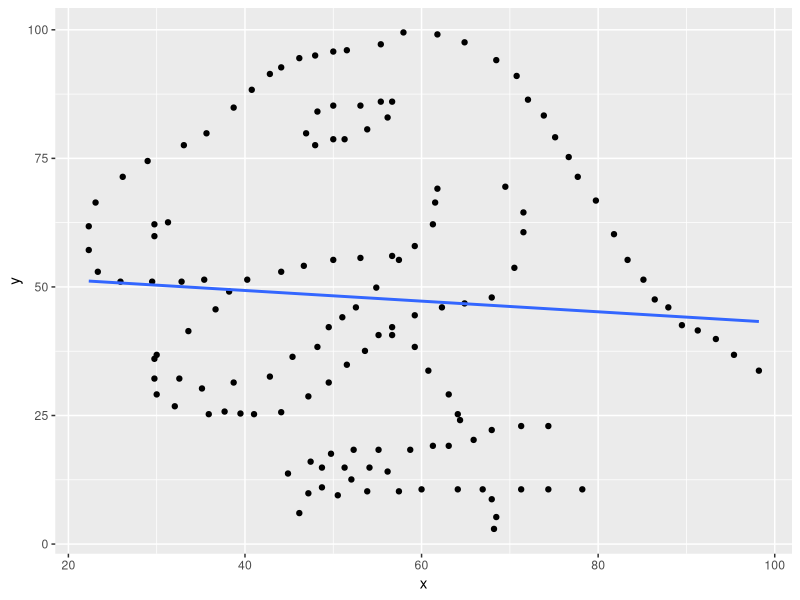
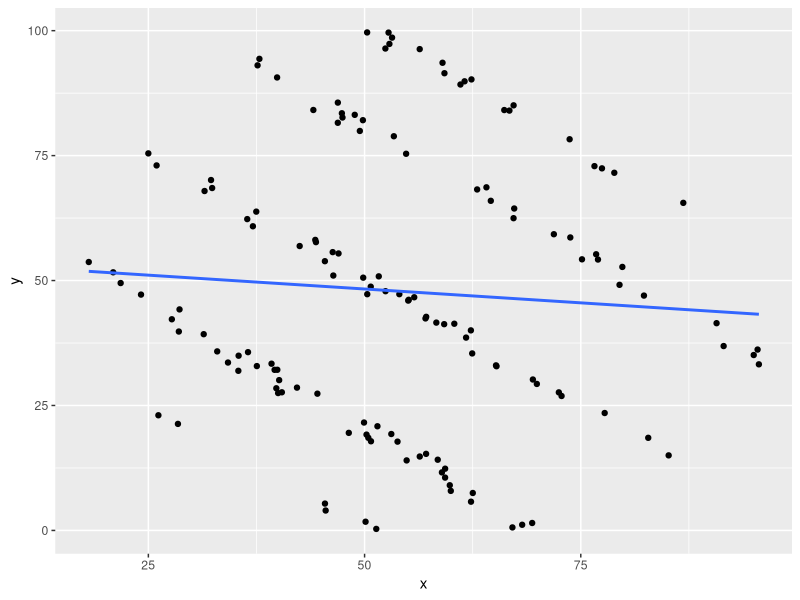
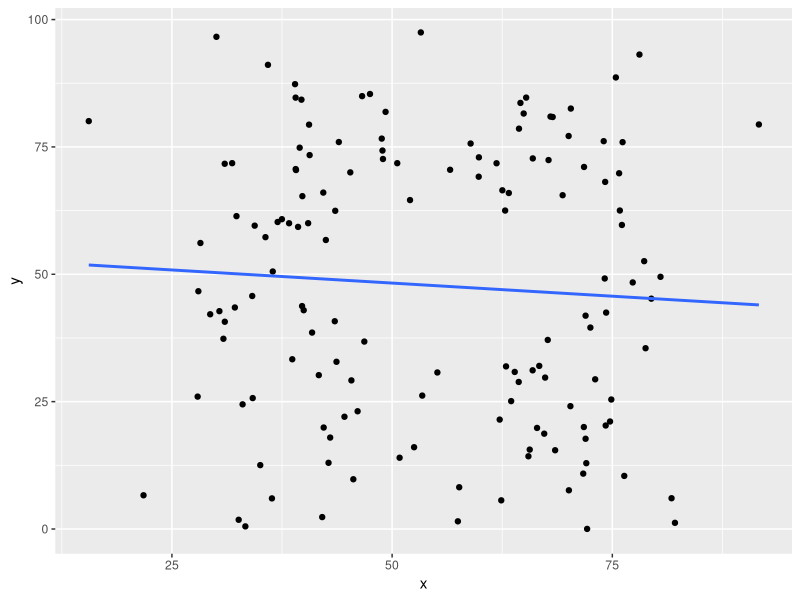
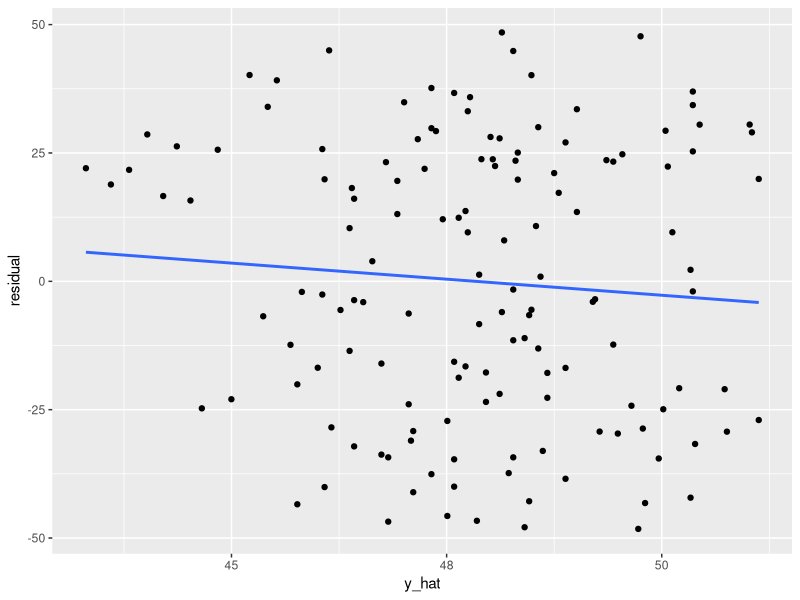
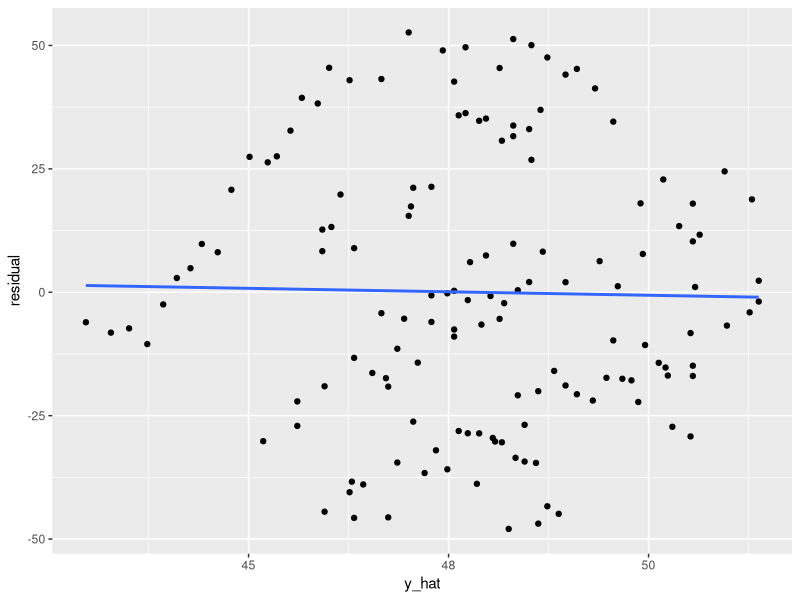

Here is the R script that generated these plots, in order:
## ---- chunk 1
options(digits = 4)
library(tidyverse)
## ---- chunk 2
options(digits=4)

data1 <- data.frame(
	x = c(55.3846, 51.5385, 46.1538, 42.8205, 40.7692, 38.7179, 35.641, 33.0769, 28.9744, 26.1538, 23.0769, 22.3077, 22.3077, 23.3333, 25.8974, 29.4872, 32.8205, 35.3846, 40.2564, 44.1026, 46.6667, 50, 53.0769, 56.6667, 59.2308, 61.2821, 61.5385, 61.7949, 57.4359, 54.8718, 52.5641, 48.2051, 49.4872, 51.0256, 45.3846, 42.8205, 38.7179, 35.1282, 32.5641, 30, 33.5897, 36.6667, 38.2051, 29.7436, 29.7436, 30, 32.0513, 35.8974, 41.0256, 44.1026, 47.1795, 49.4872, 51.5385, 53.5897, 55.1282, 56.6667, 59.2308, 62.3077, 64.8718, 67.9487, 70.5128, 71.5385, 71.5385, 69.4872, 46.9231, 48.2051, 50, 53.0769, 55.3846, 56.6667, 56.1538, 53.8462, 51.2821, 50, 47.9487, 29.7436, 29.7436, 31.2821, 57.9487, 61.7949, 64.8718, 68.4615, 70.7692, 72.0513, 73.8462, 75.1282, 76.6667, 77.6923, 79.7436, 81.7949, 83.3333, 85.1282, 86.4103, 87.9487, 89.4872, 93.3333, 95.3846, 98.2051, 56.6667, 59.2308, 60.7692, 63.0769, 64.1026, 64.359, 74.359, 71.2821, 67.9487, 65.8974, 63.0769, 61.2821, 58.7179, 55.1282, 52.3077, 49.7436, 47.4359, 44.8718, 48.7179, 51.2821, 54.1026, 56.1538, 52.0513, 48.7179, 47.1795, 46.1538, 50.5128, 53.8462, 57.4359, 60, 64.1026, 66.9231, 71.2821, 74.359, 78.2051, 67.9487, 68.4615, 68.2051, 37.6923, 39.4872, 91.2821, 50, 47.9487, 44.1026),
	y = c(97.1795, 96.0256, 94.4872, 91.4103, 88.3333, 84.8718, 79.8718, 77.5641, 74.4872, 71.4103, 66.4103, 61.7949, 57.1795, 52.9487, 51.0256, 51.0256, 51.0256, 51.4103, 51.4103, 52.9487, 54.1026, 55.2564, 55.641, 56.0256, 57.9487, 62.1795, 66.4103, 69.1026, 55.2564, 49.8718, 46.0256, 38.3333, 42.1795, 44.1026, 36.4103, 32.5641, 31.4103, 30.2564, 32.1795, 36.7949, 41.4103, 45.641, 49.1026, 36.0256, 32.1795, 29.1026, 26.7949, 25.2564, 25.2564, 25.641, 28.718, 31.4103, 34.8718, 37.5641, 40.641, 42.1795, 44.4872, 46.0256, 46.7949, 47.9487, 53.718, 60.641, 64.4872, 69.4872, 79.8718, 84.1026, 85.2564, 85.2564, 86.0256, 86.0256, 82.9487, 80.641, 78.718, 78.718, 77.5641, 59.8718, 62.1795, 62.5641, 99.4872, 99.1026, 97.5641, 94.1026, 91.0256, 86.4103, 83.3333, 79.1026, 75.2564, 71.4103, 66.7949, 60.2564, 55.2564, 51.4103, 47.5641, 46.0256, 42.5641, 39.8718, 36.7949, 33.718, 40.641, 38.3333, 33.718, 29.1026, 25.2564, 24.1026, 22.9487, 22.9487, 22.1795, 20.2564, 19.1026, 19.1026, 18.3333, 18.3333, 18.3333, 17.5641, 16.0256, 13.718, 14.8718, 14.8718, 14.8718, 14.1026, 12.5641, 11.0256, 9.8718, 6.0256, 9.4872, 10.2564, 10.2564, 10.641, 10.641, 10.641, 10.641, 10.641, 10.641, 8.718, 5.2564, 2.9487, 25.7692, 25.3846, 41.5385, 95.7692, 95, 92.6923))

data2 <- data.frame(
	x = c(52.8720214902, 59.0141444945, 56.3751090389, 37.8391996844, 39.8853734176, 44.0774051326, 31.4970254888, 25.9525965456, 36.4347239148, 24.997482691, 32.2462751352, 18.1094722949, 21.7960992263, 24.150491069, 28.6031956015, 20.9319996761, 35.4355325251, 44.3773828236, 46.313692406, 46.3860739231, 42.4954400876, 44.3005150328, 46.9882833458, 52.4215231623, 64.090998189, 63.0168717563, 67.3025779226, 67.2259568904, 50.309988715, 45.4126389249, 54.0206071815, 49.8420222483, 50.7132995657, 55.0455549106, 37.5437012597, 39.7958978066, 28.5233910215, 31.3996460012, 39.2415652162, 27.7140565712, 32.9607035213, 35.4047362397, 51.6422264225, 34.207620843, 36.5234892198, 28.4192021281, 26.1604969417, 40.435327397, 44.544955314, 40.1237272008, 42.1848064503, 40.0026592892, 57.1252310509, 60.375744968, 55.1058961252, 61.7372710245, 55.7412443246, 58.2964084158, 57.0425482213, 76.7756112073, 71.8870772602, 73.7883730663, 75.1396847343, 64.5963189058, 46.9095386323, 46.9051031994, 49.8069877356, 48.8632418189, 66.7481899024, 62.3597662841, 47.3748964954, 47.4464667165, 53.385280634, 49.4527077733, 54.8026825363, 37.0882451339, 32.3759619238, 37.4770138847, 52.4066488967, 50.2970432655, 61.5633243835, 61.0865603919, 59.2364904011, 66.1540050863, 67.2313347767, 73.7099068702, 76.5804513576, 78.8765811639, 77.4490021363, 86.8537073476, 79.806531301, 76.9882734745, 79.4793575017, 82.3041595613, 90.700691247, 95.4434878077, 94.9974880471, 91.517847246, 62.2926421901, 59.2034756073, 65.2563927704, 62.4447424979, 72.4624062907, 69.9194262552, 77.7628590782, 72.7784101997, 65.198316667, 69.4598588916, 59.3150555205, 51.487713355, 57.1124475509, 50.2244178157, 50.4338611907, 56.3803054046, 54.8635045999, 45.4998576493, 49.9367453057, 53.8098729164, 59.8526782804, 48.1756567942, 50.7417190667, 58.4597612975, 50.1145975193, 45.4203820755, 51.3532681954, 53.091704424, 58.9431665444, 59.3109904219, 68.2221986595, 62.5117719862, 69.3800563617, 82.8002478704, 85.1603321777, 67.095847697, 62.307750573, 59.9704150458, 39.9116351739, 39.5965009783, 95.5934163965, 52.772288113, 53.1786144535, 37.6270534612),
	y = c(97.3432226575, 93.5748748733, 96.30514763, 94.359443503, 90.6346620817, 84.1258533023, 67.9125621568, 73.0331803541, 62.2940454639, 75.4415616626, 70.1105868383, 53.7081103324, 49.4995295248, 47.1885335266, 44.2237227, 51.6462354868, 34.9610381566, 57.6847369215, 55.6855917703, 51.0021645381, 56.9036815315, 58.1329592781, 55.4206367313, 47.867005488, 68.6509850107, 68.2252589114, 64.4134627173, 62.4764105301, 47.2678818553, 53.8707976895, 47.2698972057, 50.5765522936, 48.7722867825, 45.9862727459, 32.8840244657, 28.4432191156, 39.7966662481, 39.2652632229, 33.3614166846, 42.2500516253, 35.8231112903, 31.9391621952, 50.8383406788, 33.5938054385, 35.6710483891, 21.3157482481, 23.0422314726, 27.6400711421, 27.3622426221, 30.0731619402, 28.5736747331, 27.4875100027, 42.7390191388, 41.3564579961, 46.1490510561, 38.5848440052, 46.6535769763, 41.5831977346, 42.418757739, 55.2545987009, 59.2669926152, 58.6208121164, 54.2445521781, 65.952512925, 85.6022611586, 81.5656424136, 82.085025592, 83.1583574877, 84.0048341677, 90.2436599196, 83.4715555182, 82.622124014, 78.8711362558, 79.9306028004, 75.3639849893, 60.857227495, 68.5108204552, 63.7886855744, 96.4254150057, 99.6441791736, 89.8641388605, 89.2243556475, 91.4811005766, 84.1119370252, 85.055640808, 78.2706108976, 72.8915336827, 71.5625276804, 72.4473094857, 65.5433240194, 52.7231797883, 54.2027848022, 49.1410154455, 46.9909036215, 41.4667030063, 36.1897016148, 35.0953011066, 36.8902631263, 40.0295333141, 41.2706776667, 32.8541041237, 35.4149992261, 27.6242638254, 29.3110927191, 23.4913735562, 26.9005353695, 33.0271717859, 30.1970315053, 12.3543136666, 20.8436106875, 15.3217851726, 19.1709698793, 18.5348708515, 14.7884597101, 14.009611915, 3.98542629287, 21.5900969196, 17.7664144512, 9.03994992133, 19.5212153543, 17.8384056087, 14.1486628546, 1.74146171252, 5.37240899542, 0.30387242055, 19.2900304453, 11.6128777918, 10.5721363739, 1.13388036584, 7.49123248279, 1.48813233299, 18.5293762368, 15.0183695439, 0.601490941965, 5.74997471945, 7.9133104735, 32.1440226145, 32.1361317349, 33.2341293953, 99.6134716833, 98.6038611855, 93.060672952)
)

data3 <- data.frame(
	x = c(32.3311102266, 53.4214628807, 63.92020226, 70.2895057187, 34.1188302357, 67.6707164012, 53.2591294055, 63.5149808671, 67.9805388133, 67.3724659005, 15.5607495229, 71.7907676942, 70.2425464362, 64.9374355444, 62.2135245453, 67.2694004772, 40.5701970446, 74.7411813341, 71.7683189223, 76.1669198143, 65.6236574431, 50.8506336394, 33.0240700249, 39.7063261674, 45.5964849542, 42.9680469104, 52.4944067819, 46.0822757831, 74.2477082092, 64.5682641863, 74.0216939058, 62.3911805626, 74.189036683, 28.2367819396, 75.7719387944, 75.8552294691, 65.9708570175, 21.7780404779, 67.7597962473, 78.6171953363, 68.5077081898, 74.8850211598, 66.4549036599, 77.3178020985, 58.9124603193, 57.617447817, 76.0882257967, 57.4660505497, 79.4283834934, 76.3565221496, 64.4050752632, 40.6350418091, 43.9498645857, 30.9962205791, 68.2307689907, 72.0463894612, 46.5927679682, 49.2572183396, 42.7817612539, 65.475952195, 71.9650826544, 32.1464623358, 31.8384976954, 31.0052582572, 80.4708943189, 71.9641671122, 78.0794214417, 41.6775957748, 65.953595185, 62.9344593731, 64.3737979844, 72.5093283599, 30.0522898741, 28.0033242354, 75.4012268619, 38.9800154218, 65.2199135479, 73.0539899616, 34.3983616372, 43.4904501336, 55.138737967, 43.6843934333, 35.9036097344, 45.3780188805, 39.7774828713, 38.6644611569, 39.0440366877, 91.6399614428, 47.4881326771, 44.5902125769, 39.0896145478, 42.2293783752, 37.0003871448, 39.0520864793, 37.4884147432, 69.3595594592, 43.542775926, 39.8112302539, 70.0689259404, 70.0405435824, 39.505789079, 62.5168908529, 72.1399254065, 45.2515760666, 42.0633045627, 36.3556951539, 30.3918276596, 36.4490038543, 40.467576002, 81.7246168002, 48.8231974964, 35.6205617651, 50.5839631148, 61.8564651063, 39.3237560262, 42.1856791429, 30.8469189898, 29.3462004281, 82.1105579783, 38.3020058088, 56.5841530218, 33.3393742865, 78.7742390407, 27.9226442446, 71.6978651182, 74.1383313856, 32.579020066, 59.83218542, 35.0306285457, 74.3001198284, 63.2501970628, 34.1730737648, 40.9138319319, 62.8332930874, 42.4767923803, 52.0334562787, 48.9070429644, 59.8518383854, 48.9604602016, 46.8448551673, 39.9630215796, 66.704943997),
	y = c(61.411101248, 26.1868803879, 30.8321939163, 82.5336485877, 45.7345513203, 37.110947969, 97.4757710964, 25.1000785788, 80.9571652197, 29.720400203, 80.0656402858, 71.0654666627, 24.1095975542, 81.5542049945, 21.4758389969, 18.7089683725, 79.3729634752, 21.1016372041, 20.0110618423, 75.9361704048, 15.5828033531, 13.9876016304, 24.4678303872, 84.2752871038, 9.76334884943, 17.9454583961, 16.0511142003, 23.1104578154, 20.314187812, 83.6396338956, 76.1282745076, 5.62307076073, 68.1335832223, 56.1395964513, 69.8292300322, 62.5170442862, 72.7448559954, 6.61662530728, 72.4212015285, 52.5752573142, 15.4569189652, 25.4166063231, 19.8366286542, 48.3983464352, 75.6677562173, 8.19480060319, 59.6799300235, 1.50441817488, 45.2107942872, 10.4182411281, 78.5841760758, 73.3947503698, 75.9587156671, 71.694404938, 80.8725016628, 12.9180067349, 84.9723827774, 81.8814032306, 12.9911884302, 14.2745856444, 17.7102359443, 43.4817094425, 71.8121653901, 40.682503007, 49.5021483467, 41.8742826668, 93.1333167652, 30.2012640846, 31.1474060835, 31.9163906992, 28.8625834061, 39.5401302526, 96.6175423534, 46.6721919544, 88.6390766207, 87.322160691, 84.6829549336, 29.3808085571, 59.5444469033, 40.782542065, 30.7257603575, 32.8230098696, 91.1118630801, 29.1692166544, 43.75581895, 33.3172384774, 84.6760108316, 79.4066030605, 85.3899333808, 22.0340116412, 70.4661940802, 19.9140684075, 60.264279248, 70.6525028457, 60.8144048511, 65.5213545959, 62.4603112824, 65.3348328092, 7.59346560899, 77.1438066024, 74.8516272173, 66.4847322418, 0.0151193251552, 70.0034213192, 2.33519661206, 6.0058486497, 42.75961287, 50.5462690659, 60.0275120878, 6.03754484635, 76.6353305783, 57.2860155789, 71.8066161014, 71.7927431642, 59.3008196656, 66.0348978235, 37.3416401041, 42.1487418312, 1.21055166293, 60.0177857932, 70.512514809, 0.5091067352, 35.4841012146, 25.9868781844, 10.8681445111, 49.1739189791, 1.80811559665, 69.1525081443, 12.5366493416, 42.4770945921, 65.9524861966, 25.6936743092, 38.5590195509, 62.5108942269, 56.7312899691, 64.5666620298, 74.2877488252, 72.9583909677, 72.6295257275, 36.7917136918, 42.9449148487, 32.0150954299))
## ---- chunk 3
data1.x.mean <- round(mean(data1$x), digits = 4)
data1.y.mean <- round(mean(data1$y), digits = 4)
data2.x.mean <- round(mean(data2$x), digits = 4)
data2.y.mean <- round(mean(data2$y), digits = 4)
data3.x.mean <- round(mean(data3$x), digits = 4)
data3.y.mean <- round(mean(data3$y), digits = 4)
## ---- chunk 4
data1.x.median <- round(median(data1$x), digits = 4)
data1.y.median <- round(median(data1$y), digits = 4)
data2.x.median <- round(median(data2$x), digits = 4)
data2.y.median <- round(median(data2$y), digits = 4)
data3.x.median <- round(median(data3$x), digits = 4)
data3.y.median <- round(median(data3$y), digits = 4)
## ---- chunk 5
data1.x.sd <- round(sd(data1$x), digits = 4)
data1.y.sd <- round(sd(data1$y), digits = 4)
data2.x.sd <- round(sd(data2$x), digits = 4)
data2.y.sd <- round(sd(data2$y), digits = 4)
data3.x.sd <- round(sd(data3$x), digits = 4)
data3.y.sd <- round(sd(data3$y), digits = 4)
## ---- chunk 6
options(digits = 2)
data1.correlation <- round(cor(data1$x, data1$y), digits = 2)
data2.correlation <- round(cor(data2$x, data2$y), digits = 2)
data3.correlation <- round(cor(data3$x, data3$y), digits = 2)
## ---- chunk 7
data1.slope <- round(coef(lm(y ~x, data = data1))[2], digits = 2)
data2.slope <- round(coef(lm(y ~x, data = data2))[2], digits = 2)
data3.slope <- round(coef(lm(y ~x, data = data3))[2], digits = 2)

data1.intercept <- round(coef(lm(y ~x, data = data1))[1], digits = 2)
data2.intercept <- round(coef(lm(y ~x, data = data2))[1], digits = 2)
data3.intercept <- round(coef(lm(y ~x, data = data3))[1], digits = 2)
## ---- chunk 8
data1.rsquared <- round(summary(lm(y ~ x, data = data1))$r.squared, digits = 2)
data2.rsquared <- round(summary(lm(y ~ x, data = data2))$r.squared, digits = 2)
data3.rsquared <- round(summary(lm(y ~ x, data = data3))$r.squared, digits = 2)
## ---- chunk 9
##### DO NOT MODIFY THIS R BLOCK! ######
# This R block will create a table to display all the calculations above in one table.
# For this to work it presumes that each of the variables set above are scalers 
# (e.g. data1.mean, data1.intercept, etc.), that is, length(XXX) == 1.
library(knitr)
library(kableExtra)
vars <- list(data1.x.mean, data1.x.median, data1.x.sd, data1.correlation, data1.intercept, data1.slope, data1.rsquared, data1.y.mean, data1.y.median, data1.y.sd, data2.x.mean, data2.x.median, data2.x.sd, data2.correlation, data2.intercept, data2.slope, data2.rsquared, data2.y.mean, data2.y.median, data2.y.sd, data3.x.mean, data3.x.median, data3.x.sd, data3.correlation, data3.intercept, data3.slope, data3.rsquared, data3.y.mean, data3.y.median, data3.y.sd)
var.lengths <- sapply(vars, FUN = length)
if(any(var.lengths) > 1) {
	stop(paste0('The variables must be scalers (i.e. have a length of 1).'))
}
results <- data.frame(
	data1.x = c(data1.x.mean, data1.x.median, data1.x.sd, data1.correlation, data1.intercept, data1.slope, data1.rsquared),
	data1.y = c(data1.y.mean, data1.y.median, data1.y.sd, NA, NA, NA, NA),
	data2.x = c(data2.x.mean, data2.x.median, data2.x.sd, data2.correlation, data2.intercept, data2.slope, data2.rsquared),
	data2.y = c(data2.y.mean, data2.y.median, data2.y.sd, NA, NA, NA, NA),
	data3.x = c(data3.x.mean, data3.x.median, data3.x.sd, data3.correlation, data3.intercept, data3.slope, data3.rsquared),
	data3.y = c(data3.y.mean, data3.y.median, data3.y.sd, NA, NA, NA, NA),
	stringsAsFactors = FALSE
)
row.names(results) <- c('Mean', 'Median', 'SD', 'r', 'Intercept', 'Slope', 'R-Squared')
names(results) <- c('x','y','x','y','x','y')
options(knitr.kable.NA = '')
kable(results, digits = 4, 
	  align = 'r',
	  row.names = TRUE, 
	  format.args=list(nsmall = 4)) %>%
	column_spec(2:7, width = ".5in") %>%
	add_header_above(c(" " = 1, "Data 1" = 2, "Data 2" = 2, "Data 3" = 2))
## ---- chunk 10
ggplot(data1, aes(x = x, y = y)) +
  geom_point() +
  stat_smooth(formula = "y ~ x", se = FALSE, method = "lm")
ggplot(data2, aes(x = x, y = y)) +
  geom_point() +
  stat_smooth(formula = "y ~ x", se = FALSE, method = "lm")
ggplot(data3, aes(x = x, y = y)) +
  geom_point() +
  stat_smooth(formula = "y ~ x", se = FALSE, method = "lm")

data3_mod <- lm(y ~ x, data = data3)

data3a <- data3 %>%
  mutate(
    y_hat = predict(data3_mod, data1),
    residual = y - y_hat
  )

ggplot(data3a, aes(x = y_hat, y = residual)) +
  geom_point() +
  stat_smooth(formula = "y ~ x", se = FALSE, method = "lm")

data2_mod <- lm(y ~ x, data = data2)

data2a <- data2 %>%
  mutate(
    y_hat = predict(data2_mod, data1),
    residual = y - y_hat
  )

ggplot(data2a, aes(x = y_hat, y = residual)) +
  geom_point() +
  stat_smooth(formula = "y ~ x", se = FALSE, method = "lm")
